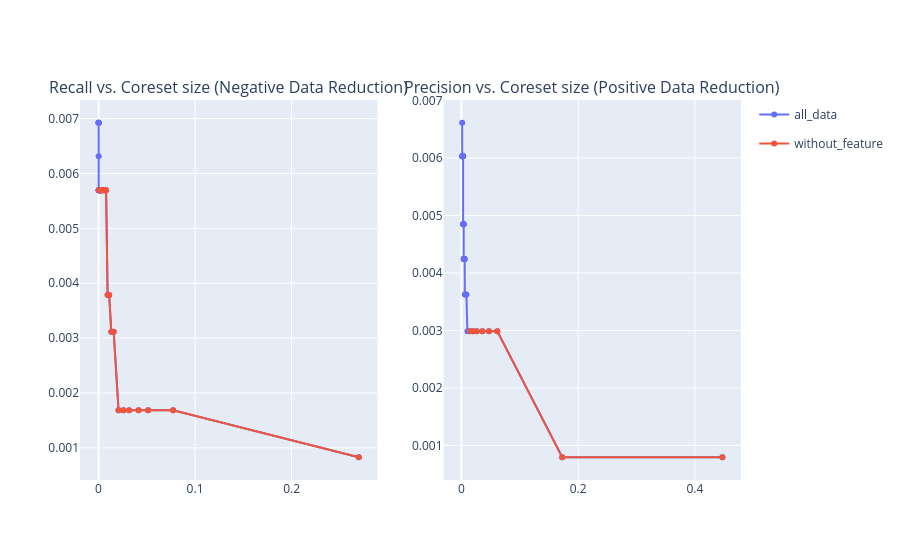

The notebook cell this image was saved under:
### Code cell
compare_gurantees_without_nodes(coretab_dt, 67)

### Figure 1 — Plotly figure (JSON) as saved in the notebook; plotly's stock layout.template omitted (floating-point values rounded to 4 significant figures)
{"data": [{"customdata": [[178], [150], [67], [10], [73], [62], [180], [127], [185], [85], [190], [35], [195], [145], [200], [142], [203], [152], [167], [104], [112], [206], [13], [59], [24], [156], [183], [69], [101], [109], [187], [38], [129], [126], [197], [40], [163], [57], [132], [9], [21], [7]], "hovertemplate": "df_data=all_data<br>Coreset size=%{x}<br>Delta Recall=%{y}<br>group_id=%{customdata[0]}<extra></extra>", "legendgroup": "all_data", "line": {"color": "#636efa", "dash": "solid"}, "marker": {"symbol": "circle"}, "mode": "lines+markers", "name": "all_data", "orientation": "v", "showlegend": true, "type": "scatter", "x": [0.2697, 0.07728, 0.05141, 0.04152, 0.03174, 0.02579, 0.02069, 0.01566, 0.01322, 0.01098, 0.009384, 0.007802, 0.006458, 0.005226, 0.004112, 0.003413, 0.002952, 0.002517, 0.002096, 0.001753, 0.00143, 0.001133, 0.0009028, 0.0006919, 0.0005799, 0.0004745, 0.000402, 0.0003427, 0.0002899, 0.000257, 0.000224, 0.0002043, 0.0001845, 0.0001647, 0.0001516, 0.0001384, 0.0001252, 0.000112, 9.884e-05, 8.567e-05, 7.249e-05, 6.59e-05], "xaxis": "x", "y": [0.0008275, 0.001684, 0.001684, 0.001684, 0.001684, 0.001684, 0.001684, 0.003117, 0.003117, 0.003784, 0.003784, 0.005696, 0.005696, 0.005696, 0.005696, 0.005696, 0.005696, 0.005696, 0.005696, 0.005696, 0.005696, 0.005696, 0.005696, 0.005696, 0.005696, 0.005696, 0.005696, 0.005696, 0.005696, 0.005696, 0.005696, 0.005696, 0.005696, 0.005696, 0.005696, 0.005696, 0.006314, 0.006925, 0.006925, 0.006925, 0.006925, 0.006925], "yaxis": "y"}, {"customdata": [[178], [150], [24], [10], [30], [19], [180], [127], [185], [85], [190], [53], [195], [145], [200], [142], [203], [152], [167], [104], [112], [206], [13], [74]], "hovertemplate": "df_data=without_feature<br>Coreset size=%{x}<br>Delta Recall=%{y}<br>group_id=%{customdata[0]}<extra></extra>", "legendgroup": "without_feature", "line": {"color": "#EF553B", "dash": "solid"}, "marker": {"symbol": "circle"}, "mode": "lines+markers", "name": "without_feature", "orientation": "v", "showlegend": true, "type": "scatter", "x": [0.2697, 0.07728, 0.05141, 0.04152, 0.03174, 0.02579, 0.02069, 0.01566, 0.01322, 0.01098, 0.009384, 0.007802, 0.006458, 0.005226, 0.004112, 0.003413, 0.002952, 0.002517, 0.002096, 0.001753, 0.00143, 0.001133, 0.0009028, 0.0006919], "xaxis": "x", "y": [0.0008275, 0.001684, 0.001684, 0.001684, 0.001684, 0.001684, 0.001684, 0.003117, 0.003117, 0.003784, 0.003784, 0.005696, 0.005696, 0.005696, 0.005696, 0.005696, 0.005696, 0.005696, 0.005696, 0.005696, 0.005696, 0.005696, 0.005696, 0.005696], "yaxis": "y"}, {"customdata": [[208], [12], [116], [144], [8], [63], [58], [110], [72], [22], [162], [100], [159], [25], [53], [155], [137], [106], [198], [201], [204], [207], [105], [113], [125], [130], [133], [134], [93], [95], [96], [97], [135], [143], [74], [87], [91], [70], [153], [168], [169], [170], [182]], "hovertemplate": "df_data=all_data<br>Coreset size=%{x}<br>Delta Precision=%{y}<br>group_id=%{customdata[0]}<extra></extra>", "legendgroup": "all_data", "line": {"color": "#636efa", "dash": "solid"}, "marker": {"symbol": "circle"}, "mode": "lines+markers", "name": "all_data", "orientation": "v", "showlegend": false, "type": "scatter", "x": [0.4471, 0.1727, 0.06148, 0.04717, 0.03577, 0.02607, 0.01989, 0.01455, 0.01019, 0.008488, 0.00679, 0.005699, 0.005457, 0.005214, 0.004972, 0.004729, 0.004486, 0.004244, 0.004123, 0.004001, 0.00388, 0.003759, 0.003638, 0.003516, 0.003395, 0.003274, 0.003153, 0.003031, 0.00291, 0.002789, 0.002668, 0.002546, 0.002425, 0.002304, 0.002183, 0.002061, 0.00194, 0.001819, 0.001698, 0.001576, 0.001455, 0.001334, 0.001213], "xaxis": "x2", "y": [0.0007943, 0.0007943, 0.002986, 0.002986, 0.002986, 0.002986, 0.002986, 0.002986, 0.002986, 0.003623, 0.003623, 0.003623, 0.004242, 0.004242, 0.004242, 0.004242, 0.004242, 0.004242, 0.004242, 0.004242, 0.004242, 0.004848, 0.004848, 0.004848, 0.004848, 0.004848, 0.004848, 0.004848, 0.004848, 0.006032, 0.006032, 0.006032, 0.006032, 0.006032, 0.006032, 0.006032, 0.006032, 0.006032, 0.006032, 0.006032, 0.006032, 0.006032, 0.006612], "yaxis": "y2"}, {"customdata": [[208], [12], [116], [144], [8], [20], [73], [110]], "hovertemplate": "df_data=without_feature<br>Coreset size=%{x}<br>Delta Precision=%{y}<br>group_id=%{customdata[0]}<extra></extra>", "legendgroup": "without_feature", "line": {"color": "#EF553B", "dash": "solid"}, "marker": {"symbol": "circle"}, "mode": "lines+markers", "name": "without_feature", "orientation": "v", "showlegend": false, "type": "scatter", "x": [0.4471, 0.1727, 0.06148, 0.04717, 0.03577, 0.02607, 0.01989, 0.01455], "xaxis": "x2", "y": [0.0007943, 0.0007943, 0.002986, 0.002986, 0.002986, 0.002986, 0.002986, 0.002986], "yaxis": "y2"}], "layout": {"annotations": [{"font": {"size": 16}, "showarrow": false, "text": "Recall vs. Coreset size (Negative Data Reduction)", "x": 0.225, "xanchor": "center", "xref": "paper", "y": 1, "yanchor": "bottom", "yref": "paper"}, {"font": {"size": 16}, "showarrow": false, "text": "Precision vs. Coreset size (Positive Data Reduction)", "x": 0.775, "xanchor": "center", "xref": "paper", "y": 1, "yanchor": "bottom", "yref": "paper"}], "autosize": true, "xaxis": {"anchor": "y", "autorange": true, "domain": [0, 0.45], "range": [-0.01774, 0.2875], "type": "linear"}, "xaxis2": {"anchor": "y2", "autorange": true, "domain": [0.55, 1], "range": [-0.02823, 0.4765], "type": "linear"}, "yaxis": {"anchor": "x", "autorange": true, "domain": [0, 1], "range": [0.0003243, 0.007428], "type": "linear"}, "yaxis2": {"anchor": "x2", "autorange": true, "domain": [0, 1], "range": [0.0003142, 0.007092], "type": "linear"}}}
